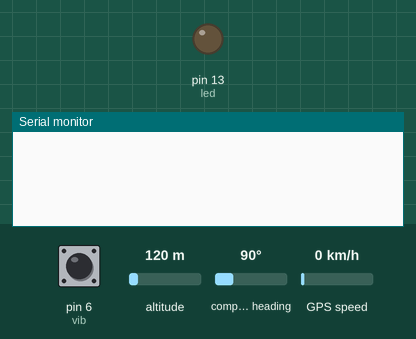
A sketch run on a simulated Arduino Uno, built with avr-gcc and run on an emulated ATmega328P. Shown: output pins drawn as LEDs (lit = HIGH), the last lines printed to the serial monitor. Inputs (shaded band) come from the test bench; at power-on: pin 6 (vib) LOW, altitude 120 m, compass heading 90°, GPS speed 0 km/h. The GPS gets a fix after 3 s at 37.7749, -122.4194 with 8 satellites.

Above: at 6.3 s.
6.4 s: pin 6 (vib) pulsed HIGH 2 times (0.12 s each, 0.3 s apart)
At 7.5 s:
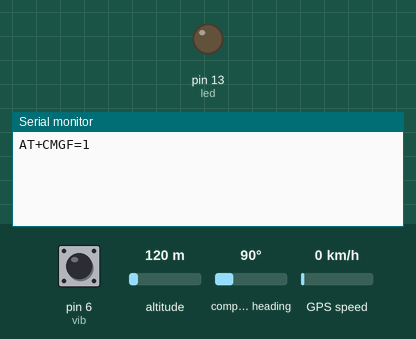
At 10.2 s:
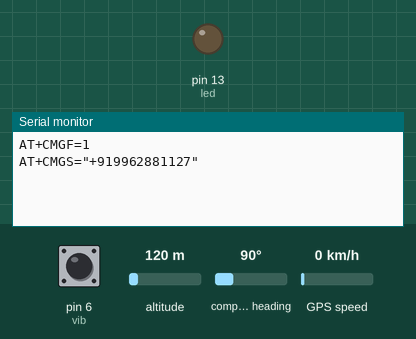

Measured:
- after the input at 6.4 s, the serial monitor: prints a new line after 0.44 s (image 1)

The sketch:

final_smart_helmet.ino
```cpp
#include <SoftwareSerial.h>
#include <TinyGPS.h>
long lat,lon; // create variable for latitude and longitude object
double dlat=0,dlon=0;
SoftwareSerial gpsSerial(4, 3); // create gps sensor connection
//SoftwareSerial mySerial(9, 10);
TinyGPS gps; // create gps object
boolean ENABLE =1;
boolean DISABLE=0;
int vib  = 6;
int led = 13;
long sen;
int gpsdetectFlag=0;
void gpsLocation();
static void vibration();
static void gsm();
void setup(){
  Serial.begin(9600); // connect serial
  gpsSerial.begin(9600); // connect gps sensor
  //mySerial.begin(9600);
  delay(100);
  delay(5000);
  pinMode(vib, INPUT);
  pinMode(led , OUTPUT); // not needed
}
void loop(){
 delay(100);
 vibration();
 //gpsLocation();
}
#if 1
static void gsm()
{
  Serial.println("AT+CMGF=1");    //Sets the GSM Module in Text Mode
  delay(2000);  // Delay of 1000 milli seconds or 1 second
  Serial.println("AT+CMGS=\"+919962881127\"\r"); // Replace x with mobile number
  delay(2000);
  dlat=(double)lat;
  dlon=(double)lon;
  dlat=dlat/1000000;
  dlon=dlon/1000000;
  Serial.println("ACCIDENT!!!!!!!!!   LOCATION-----");// The SMS text you want to send
  delay(2000);
  Serial.print("https://www.google.co.in/maps/@");
  delay(2000);
  Serial.print(dlat);
  delay(2000);
      Serial.print(",");
        delay(2000);
      Serial.print(dlon);
        delay(2000);
      Serial.println(",15z");
        delay(2000);
  Serial.println((char)26);// ASCII code of CTRL+Z
  delay(3000);
}
#endif
void gpsLocation()
{
     gpsdetectFlag=DISABLE;
  while(gpsdetectFlag!=ENABLE)
  {
      //Serial.println("gps data");
  while(gpsSerial.available()){ // check for gps data
   if(gps.encode(gpsSerial.read())){ // encode gps data
    gps.get_position(&lat,&lon); // get latitude and longitude
    gpsdetectFlag=ENABLE;
gsm();
   }
  }
}
}
static void vibration()
{
  sen=pulseIn(vib, HIGH);
  if  ( sen > 2500)
  {
    gpsLocation();
    digitalWrite(led, HIGH );
    delay (1000);
    digitalWrite(led , 0);
  }
   delay(100);
}
```
